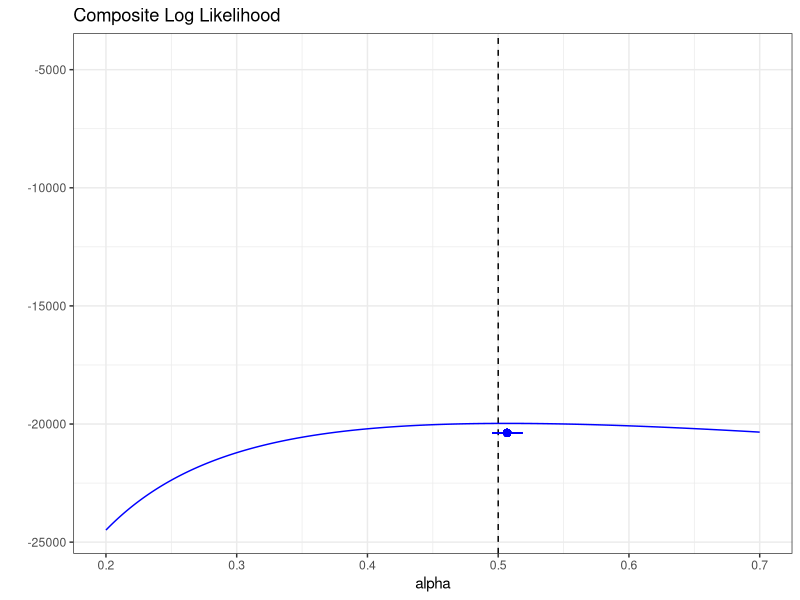
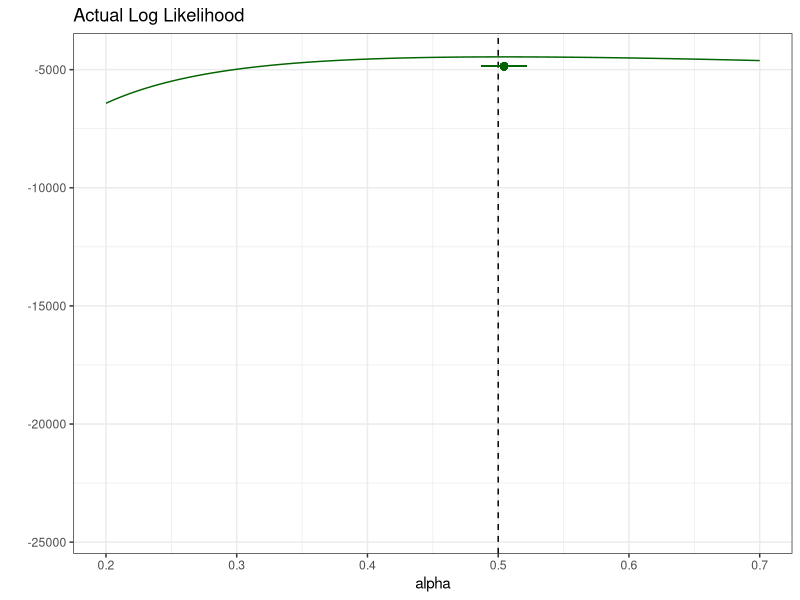

These charts were generated, in order, by the following R code:
## ----echo = FALSE, message = FALSE--------------------------------------------------------------------------------------------------------------------------------------------------------------------------------------------
library(knitr)
library(ggplot2)
library(dplyr)
library(tidyr)
library(broom)
set.seed(333)

theme_set(theme_bw())
knitr::opts_chunk$set(fig.height = 3)


## ----cache = TRUE-------------------------------------------------------------------------------------------------------------------------------------------------------------------------------------------------------------
library(evd)
# simulate data with alpha = 0.5
alpha <- 0.5
z <- rmvevd(500, dep = alpha, d = 5, mar = c(1, 1, 1))

## bivariate density
d_bivar <- function(z, alpha){
	#here "z" is a single observation (ordered pair)
	inside <- z[1]^(-1/alpha) + z[2]^(-1/alpha)
	one <- exp(-inside^alpha)
	two <- (z[1]*z[2])^(-1 / alpha - 1)
	three <- (1 / alpha - 1)*inside^(alpha - 2)
	four <- inside^(2 * alpha - 2)
	one*two*(three + four)
}
	
d_bivar(c(4, 5), alpha = alpha)
dmvevd(c(4,5), dep = alpha, d = 2, mar = c(1,1,1))

## estimate alpha
log_pair_lhood <- function(alpha, z) {
	#here "z" is bivariate matrix of observations
	inside <- z[, 1]^(-1 / alpha) + z[, 2]^(-1 / alpha)
	log_one <- -inside^alpha
	log_two <- (-1 / alpha - 1) * (log(z[, 1]) + log(z[, 2]))
	three <- (1 / alpha - 1) * inside^(alpha - 2)
	four <- inside^(2 * alpha - 2)	
	contrib <- log_one + log_two + log(three + four)
	return(sum(contrib))
}

all_pairs_lhood <- function(alpha, z) {
	expand.grid(dim1 = seq_len(ncol(z)),
	            dim2 = seq_len(ncol(z))) |>
	  filter(dim1 < dim2) |>
	  rowwise() |>
	  mutate(log_pair_lhood = log_pair_lhood(alpha, cbind(z[, dim1], z[, dim2]))) |>
    ungroup() |>
	  summarise(res = sum(log_pair_lhood)) |>
	  pull(res)
}

alpha_mple <- optim(.2, lower = .01, upper = .99, all_pairs_lhood, z = z, method = "Brent", hessian = TRUE, control = list(fnscale = -1))
(ci_mple <- alpha_mple$par + c(-1.96, 1.96)*sqrt(-1 / alpha_mple$hessian[1, 1]))

## checking coverage
#checking coverage
B <- 200
coverage <- numeric(B)
for(k in seq_len(B)) {
	z_k <- rmvevd(500, dep = .5, d = 5, mar = c(1, 1, 1))
	alpha_mple_k <- optim(.2, lower = .01, upper = .99, all_pairs_lhood, z = z_k, method = "Brent", hessian = TRUE, control = list(fnscale = -1))
	ci <- alpha_mple_k$par + c(-1.96, 1.96)*sqrt(-1 / alpha_mple_k$hessian[1, 1])
	coverage[k] <- as.numeric(ci[1] < alpha & ci[2] > alpha)
}
mean(coverage)


## ----cache = TRUE, echo = FALSE, out.width="50%", fig.show='hold', fig.height=3.7---------------------------------------------------------------------------------------------------------------------------------------------
log_lhood <- function(alpha, z) {
  sum(dmvevd(z, dep = alpha, d = 5, mar = c(1,1,1), log = TRUE))
}
alpha_mle <- optim(.2, lower = .01, upper = .99, log_lhood, z = z, method = "Brent", hessian = TRUE, control = list(fnscale = -1))
ci_mle <- alpha_mle$par + c(-1.96, 1.96)*sqrt(-1 / alpha_mle$hessian[1, 1])

data.frame(alpha_vec = seq(.2, .7, length.out = 500)) |>
  rowwise() |>
  mutate(actual_lhood = log_lhood(alpha_vec, z),
         pair_lhood = all_pairs_lhood(alpha_vec, z)) -> dat_plot

dat_plot |>
  ggplot() +
  geom_vline(aes(xintercept = alpha), lty = 2) +
  geom_line(aes(alpha_vec, pair_lhood), colour = "blue") +
  geom_segment(aes(x = ci_mple[1], xend = ci_mple[2], y = alpha_mple$value - 400, yend = alpha_mple$value - 400), colour = "blue", linewidth = 0.4) +
  geom_point(aes(x = alpha_mple$par, y = alpha_mple$value - 400), colour = "blue", size = 2) +
  ylim(c(min(c(dat_plot$actual_lhood, dat_plot$pair_lhood)), max(c(dat_plot$actual_lhood, dat_plot$pair_lhood)))) +
  ggtitle("Composite Log Likelihood") +
  xlab("alpha") +
  ylab("")


dat_plot |>
  ggplot() +
  geom_vline(aes(xintercept = alpha), lty = 2) +
  geom_line(aes(alpha_vec, actual_lhood), colour = "darkgreen") +
  geom_segment(aes(x = ci_mle[1], xend = ci_mle[2], y = alpha_mle$value - 400, yend = alpha_mle$value - 400), colour = "darkgreen", linewidth = 0.4) +
  geom_point(aes(x = alpha_mle$par, y = alpha_mle$value - 400), colour = "darkgreen", size = 2) +
  ylim(c(min(c(dat_plot$actual_lhood, dat_plot$pair_lhood)), max(c(dat_plot$actual_lhood, dat_plot$pair_lhood)))) +
  ggtitle("Actual Log Likelihood") +
  xlab("alpha") +
  ylab("")
